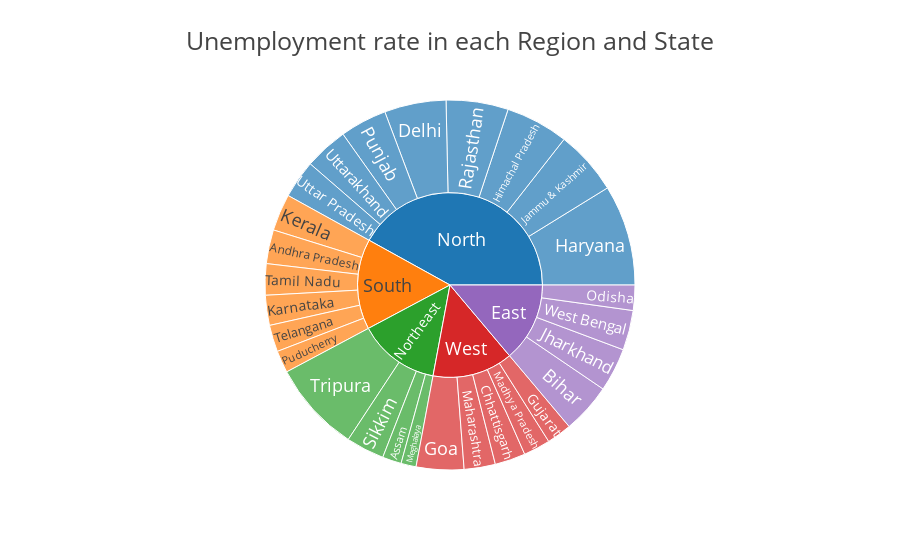

This figure's notebook cell:
### Code cell
# Creating a DataFrame with relevant columns
unemployed_df = df_filtered[['States', 'Region', 'Estimated Labour Participation Rate (%)', 'Estimated Employed', 'Estimated Unemployment Rate (%)']]

unemployed = unemployed_df.groupby(['Region', 'States'])['Estimated Unemployment Rate (%)'].mean().reset_index()

# Creating a Sunburst chart 
fig = px.sunburst(unemployed, path=['Region', 'States'], values='Estimated Unemployment Rate (%)', color_continuous_scale='rdylbu',
                  title='Unemployment rate in each Region and State', height=550, template='presentation')

fig.show()

### Figure 1 — Plotly figure (JSON) as saved in the notebook; plotly's stock layout.template omitted (floating-point values rounded to 4 significant figures)
{"data": [{"branchvalues": "total", "domain": {"x": [0, 1], "y": [0, 1]}, "hovertemplate": "labels=%{label}<br>Estimated Unemployment Rate (%)=%{value}<br>parent=%{parent}<br>id=%{id}<extra></extra>", "ids": ["South/Andhra Pradesh", "Northeast/Assam", "East/Bihar", "West/Chhattisgarh", "North/Delhi", "West/Goa", "West/Gujarat", "North/Haryana", "North/Himachal Pradesh", "North/Jammu & Kashmir", "East/Jharkhand", "South/Karnataka", "South/Kerala", "West/Madhya Pradesh", "West/Maharashtra", "Northeast/Meghalaya", "East/Odisha", "South/Puducherry", "North/Punjab", "North/Rajasthan", "Northeast/Sikkim", "South/Tamil Nadu", "South/Telangana", "Northeast/Tripura", "North/Uttar Pradesh", "North/Uttarakhand", "East/West Bengal", "East", "North", "Northeast", "South", "West"], "labels": ["Andhra Pradesh", "Assam", "Bihar", "Chhattisgarh", "Delhi", "Goa", "Gujarat", "Haryana", "Himachal Pradesh", "Jammu & Kashmir", "Jharkhand", "Karnataka", "Kerala", "Madhya Pradesh", "Maharashtra", "Meghalaya", "Odisha", "Puducherry", "Punjab", "Rajasthan", "Sikkim", "Tamil Nadu", "Telangana", "Tripura", "Uttar Pradesh", "Uttarakhand", "West Bengal", "East", "North", "Northeast", "South", "West"], "name": "", "parents": ["South", "Northeast", "East", "West", "North", "West", "West", "North", "North", "North", "East", "South", "South", "West", "West", "Northeast", "East", "South", "North", "North", "Northeast", "South", "South", "Northeast", "North", "North", "East", "", "", "", "", ""], "type": "sunburst", "values": [8.664, 4.856, 12.76, 7.819, 15.76, 12.17, 6.376, 25.73, 16.07, 16.48, 11.13, 7.668, 9.434, 6.854, 7.979, 3.866, 6.462, 5.673, 11.98, 15.87, 9.793, 8.004, 6.833, 23.26, 9.737, 11.16, 10.19, 40.55, 122.8, 41.77, 46.28, 41.2]}], "layout": {"height": 550, "legend": {"tracegroupgap": 0}, "title": {"text": "Unemployment rate in each Region and State"}}}
